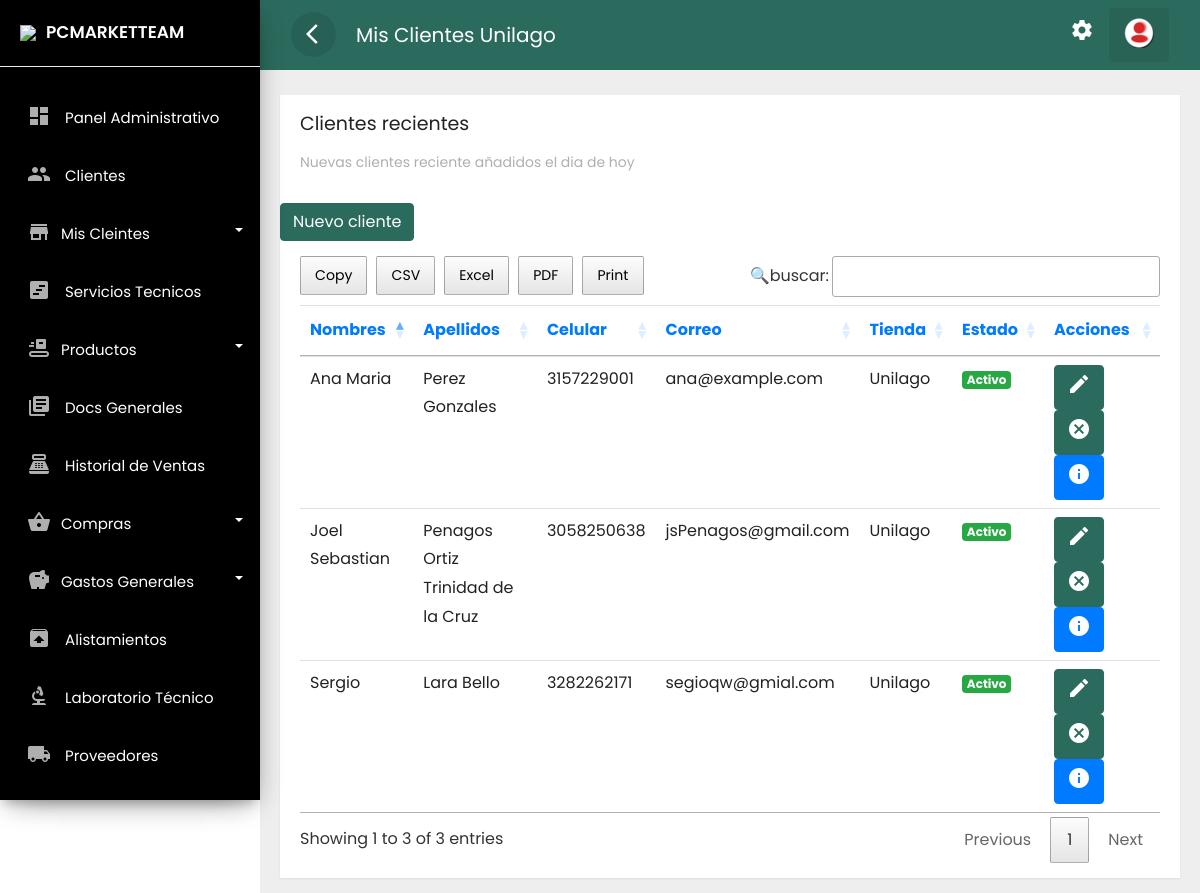
The page /frontend/clientes/unilago.php (signed in) on the database as committed earlier.
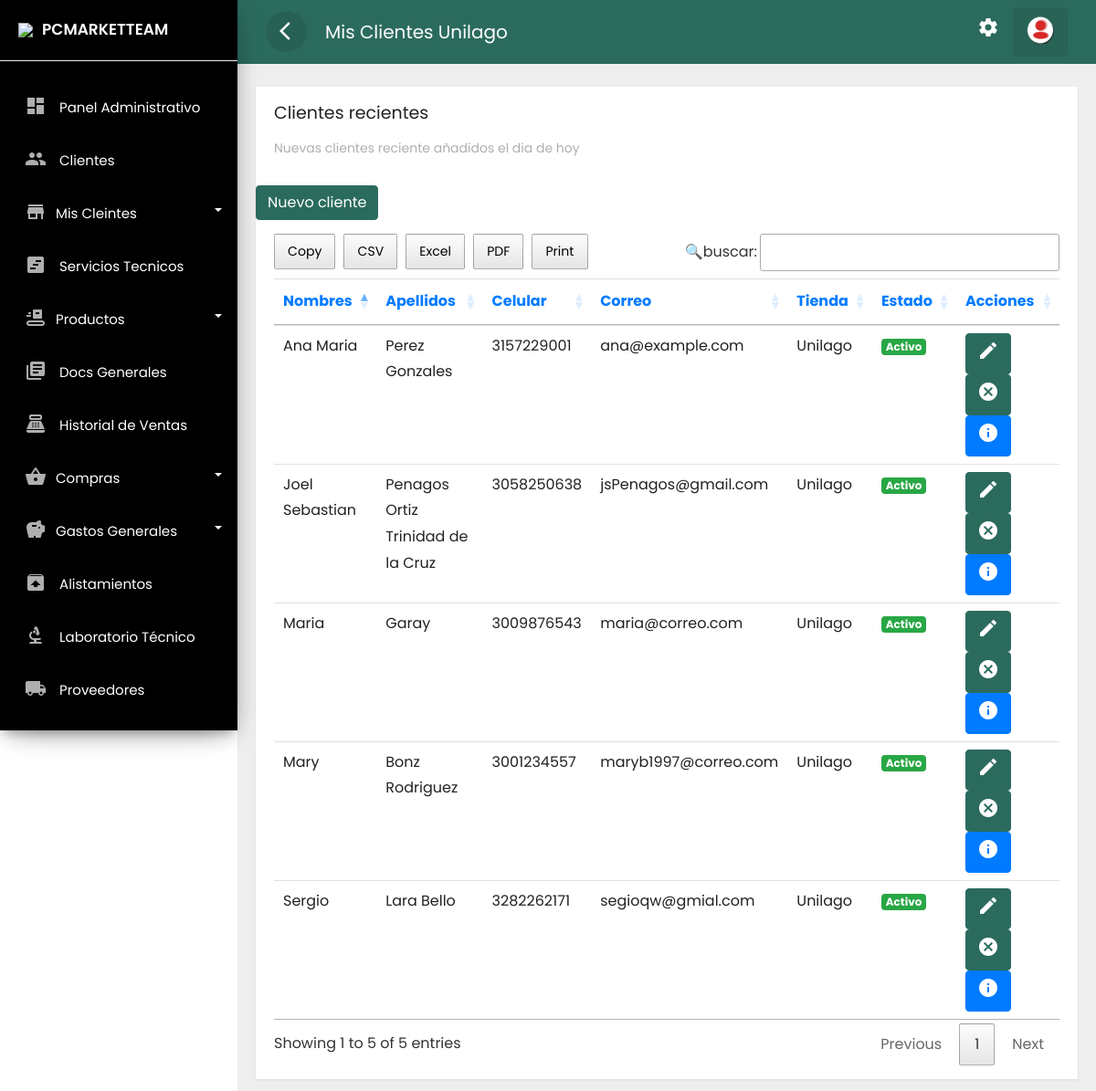
The same page on the database as committed later.
### tables this page shows
CREATE TABLE `clientes` (
  `idclie` int(11) NOT NULL,
  `numid` char(8) NOT NULL,
  `nomcli` text NOT NULL,
  `apecli` text NOT NULL,
  `naci` date NOT NULL,
  `correo` text NOT NULL,
  `celu` char(10) NOT NULL,
  `estad` varchar(15) NOT NULL,
  `fere` timestamp NOT NULL DEFAULT current_timestamp(),
  `dircli` text DEFAULT NULL,
  `ciucli` text DEFAULT NULL,
  `idsede` text DEFAULT NULL
);

### frontend/clientes/unilago.php (the view, shortened to what this page needs)
<?php if(isset($_SESSION['id'])) { ?>
<!doctype html>
<html lang="es">
<head>
    <link rel="stylesheet" href="../../backend/css/bootstrap.min.css">
    <link rel="stylesheet" href="../../backend/css/custom.css">
    <link rel="stylesheet" href="../../backend/css/loader.css">
    <link rel="stylesheet" type="text/css" href="../../backend/css/datatable.css">
    <link rel="stylesheet" type="text/css" href="../../backend/css/buttonsdataTables.css">
    <link rel="stylesheet" type="text/css" href="../../backend/css/font.css">
</head>
<body>
    <div class="wrapper">
        <?php    include_once '../layouts/nav.php';  include_once '../layouts/menu_data.php';    ?>
        <nav id="sidebar">
            <div class="sidebar-header">
                <h3><img src="../../backend/img/favicon.png" class="img-fluid"><span>PCMARKETTEAM</span></h3>
            </div>
            <?php renderMenu($menu); ?>
        </nav>
        <div id="content">
            <div class="top-navbar">
                <nav class="navbar navbar-expand-lg">
                    <div class="container-fluid">
                        <button type="button" id="sidebarCollapse" class="d-xl-block d-lg-block d-md-mone d-none">
                            <span class="material-icons">arrow_back_ios</span>
                        </button>
                        <a class="navbar-brand" href="#"> Mis Clientes Unilago </a>
                        <div class="collapse navbar-collapse d-lg-block d-xl-block d-sm-none d-md-none d-none"
                            id="navbarSupportedContent">
                            <ul class="nav navbar-nav ml-auto">
                                <li class="nav-item">
                                    <a class="nav-link" href="../cuenta/configuracion.php">
                                        <span class="material-icons">settings</span>
                                    </a>
                                </li>
                                <li class="dropdown nav-item active">
                                    <a href="#" class="nav-link" data-toggle="dropdown">
                                        <img src="../../backend/img/reere.png">
                                    </a>
                                </li>
                            </ul>
                        </div>
                    </div>
                </nav>
            </div>
            <div class="main-content">
                <div class="row ">
                    <div class="col-lg-12 col-md-12">
                        <div class="card" style="min-height: 485px">
                            <div class="card-header card-header-text">
                                <h4 class="card-title">Clientes recientes</h4>
                                <p class="category">Nuevas clientes reciente añadidos el dia de hoy</p>
                            </div>
                            <br>
                            <a href="../clientes/nuevo.php" class="btn btn-danger text-white">Nuevo cliente</a>
                            <br>
                            <div class="card-content table-responsive">
                                <?php
                                require '../../backend/bd/ctconex.php';
                                $sentencia = $connect->prepare("SELECT * FROM clientes WHERE idsede = 'Unilago' OR idsede = 4 ORDER BY nomcli DESC;");
                                $sentencia->execute();
                                $data =  array();
                                if($sentencia){
                                while($r = $sentencia->fetchObject()){
                                    $data[] = $r;
                                }
                                }
                                ?>
                                <?php if(count($data)>0):?>
                                <table class="table table-hover" id="example">
                                    <thead class="text-primary">
                                        <tr>
                                            <th>Nombres</th>
                                            <th>Apellidos</th>
                                            <th>Celular</th>
                                            <th>Correo</th>
                                            <th>Tienda</th>
                                            <th>Estado</th>
                                            <th>Acciones</th>
                                        </tr>
                                    </thead>
                                    <tbody>
                                        <?php foreach($data as $g):?>
                                        <tr>
                                            <td><?php echo  $g->nomcli; ?></td>
                                            <td><?php echo  $g->apecli; ?></td>
                                            <td><?php echo  $g->celu; ?></td>
                                            <td><?php echo  $g->correo; ?></td>
                                            <td><?php echo  $g->idsede; ?></td>
                                            <td><?php    if($g->estad =='Activo')  { ?>
                                                <span class="badge badge-success">Activo</span>
                                                <?php  }   else {?>
                                                <span class="badge badge-danger">Inactivo</span>
                                                <?php  } ?>
                                            </td>
                                            <td>
                                                <?php    if($g->estad =='Activo')  { ?>
                                                <a class="btn btn-warning text-white"
                                                    href="../clientes/actualizar.php?id=<?php echo  $g->idclie; ?>"><i
                                                        class='material-icons' data-toggle='tooltip'
                                                        title='editar'>edit</i></a>
                                                <a class="btn btn-danger text-white"
                                                    href="../clientes/eliminar.php?id=<?php echo  $g->idclie; ?>"><i
                                                        class='material-icons' data-toggle='tooltip'
                                                        title='cancelar'>cancel</i></a>
                                                <a class="btn btn-primary text-white"
                                                    href="../clientes/informacion.php?id=<?php echo  $g->idclie; ?>"><i
                                                        class='material-icons' data-toggle='tooltip'
                                                        title='crear'>info</i></a>
                                                <?php  } ?>
                                            </td>
                                        </tr>
                                        <?php endforeach; ?>
                                    </tbody>
                                </table>
                                <?php endif; ?>
                            </div>
                        </div>
                    </div>
                </div>
            </div>
        </div>
    </div>
</body>
</html>
<?php }else{
    header('Location: ../error404.php');
 } ?>

### frontend/layouts/nav.php
<?php
function renderMenu($items)
{
    echo '<ul class="list-unstyled components">';
    foreach ($items as $item) {
        if (isset($item['children'])) {
            echo '<li class="dropdown">
                    <a href="#' . $item['id'] . '" data-toggle="collapse" aria-expanded="false" class="dropdown-toggle">
                        <i class="material-icons">' . $item['icon'] . '</i><span>' . $item['label'] . '</span>
                    </a>
                    <ul class="collapse list-unstyled menu" id="' . $item['id'] . '">';
            renderMenu($item['children']);
            echo '</ul></li>';
        } else {
            echo '<li>
                    <a href="' . $item['url'] . '">
                        ' . (isset($item['icon']) ? '<i class="material-icons">' . $item['icon'] . '</i>' : '') . '
                        <span>' . $item['label'] . '</span>
                    </a>
                  </li>';
        }
    }
    echo '</ul>';
}
?>

### backend/css/custom.css (style rules this page uses)
body, html { line-height: 1.8; font-family: 'Poppins', sans-serif; color: #555e58; text-transform:none; text-rendering: optimizeLegibility !important; -webkit-font-smoothing: antialiased !important; font-weight: 400; margin:0px; padding:0px; }
h1, h2, h3, h4, h5, h6, .h1, .h2, .h3, .h4 { font-weight: 400; line-height: 1.5em; }
p { font-size: 15px; margin: 12px 0 0; line-height: 24px; }
a { color: #333; font-weight: 400; }
button { cursor:pointer; }
ul, ol { padding: 0; margin:0px; list-style: none; }
a, a:hover, a:focus { color: #333; text-decoration: none; transition: all 0.3s; }
.material-icons { font-family: 'Material Icons'; font-weight: normal; font-style: normal; font-size: 24px; display: inline-block; line-height: 1; text-transform: none; letter-spacing: normal; word-wrap: normal; white-space: nowrap; direction: ltr; -webkit-font-smoothing: antialiased; text-rendering: optimizeLegibility; -moz-osx-font-smoothing: grayscale; font-feature-settings: 'liga'; }
.wrapper { position: relative; width:100%; overflow:auto; }
#sidebar { position:fixed; height:100vh!important; top: 0; bottom: 0; left: 0; z-index:11; width: 260px; overflow:auto; transition:all 0.3s ; background: black; box-shadow: 0 10px 30px -12px rgb(0 0 0 / 42%), 0 4px 25px 0px rgb(0 0 0 / 12%), 0 8px 10px -5px rgb(0 0 0 / 20%); }
#sidebar .sidebar-header { padding:20px; background-color:black; border-bottom:1px solid #eee; }
.sidebar-header h3 { color:white; font-size:17px; margin:0px; text-transform:none; transition:all 0.5s ease; font-weight:600; }
.sidebar-header h3 img { width:45px; margin-right:10px; }
#sidebar ul li { padding:2px 7px; }
.dropdown-toggle::after { position: absolute; right: 10px; top: 23px; }
#sidebar ul.components { padding: 20px 0; }
#sidebar ul li a { padding: 10px; line-height: 30px; border-radius:5px; font-size: 15px; position:relative; font-weight: 400; display: block; color: white; }
#sidebar ul li a span { text-transform:none; display:inline-block; color: white; }
#sidebar ul li a i { position: relative; margin-right: 10px; top: 5px; color: #afafaf; margin-left: 10px; }
#content { position: relative; transition: all 0.3s; background-color: #EEEEEE; }
.top-navbar { width:100%; z-index:9; position:relative; }
.main-content { padding:10px 20px 0px 20px; position: relative; width: 100%; }
.navbar { background-color: #2B6B5D; color: #FFFFFF; }
.navbar-brand { color: #FFFFFF; }
.navbar button { background-color:transparent; border:none; }
.navbar button span { color:#fff; }
#sidebarCollapse { border-radius:50%; width:45px; height:45px; text-align:center; line-height:45px; margin-right:20px; border:none; color: #FFFFFF; background-color: rgba(0, 0, 0, 0.09); }
#sidebarCollapse span { margin: 9px; padding: 0px; }
.navbar-nav > li.active { color: #FFFFFF; border-radius:4px; background-color: rgba(0, 0, 0, 0.08); }
.navbar-nav > li > a { color: #FFFFFF; }
.navbar-nav li a { position: relative; display: block; padding: 10px 15px!important; }
.card { margin: 10px 0; }
.card { border-radius: 0px!important; }
.card { display: inline-block; position: relative; border:none!important; width: 100%; margin:15px 0; box-shadow: 0 1px 2px rgb(0 0 0 / 8%); border-radius: 6px; color: rgba(0,0,0, 0.87); background: #fff; }
.card .card-header { padding: 15px 20px 0; z-index: 3; background-color:#fff!important; border-bottom:none; }
.card .card-content { padding: 15px 20px; position: relative; }
.card .category:not([class*="text-"]) { color: #afafaf; font-size: 14px; font-weight: 400; }
.card .card-title:not(.card-calendar .card-title) { margin-top: 0; margin-bottom: 5px; }
.card .card-header-text h4 { margin-top: 0; margin-bottom: 3px; font-size:19px; font-weight: 400; color: #222222; text-decoration: none; }
.table > thead > tr > th { border-bottom-width: 1px; font-size: 16px; font-weight: 400; }
@media only screen and (min-width:992px) { #content { width: calc(100% - 260px); position: relative; float: right; transition: all 0.3s; background-color: #EEEEEE; } }

Rows that differ between the two databases and show on the page:
added clientes: nomcli "Mary", apecli "Bonz Rodriguez", celu "3001234557", correo "maryb1997@correo.com", idsede "Unilago", estad "Activo"
added clientes: nomcli "Maria", apecli "Garay", celu "3009876543", correo "maria@correo.com", idsede "Unilago", estad "Activo"
Other text that changed with them:
text written by a page script: "Copy CSV Excel PDF Print 🔍buscar: Showing 1 to 3 of 3 entries Previous 1 Next" → "Copy CSV Excel PDF Print 🔍buscar: Showing 1 to 5 of 5 entries Previous 1 Next"
